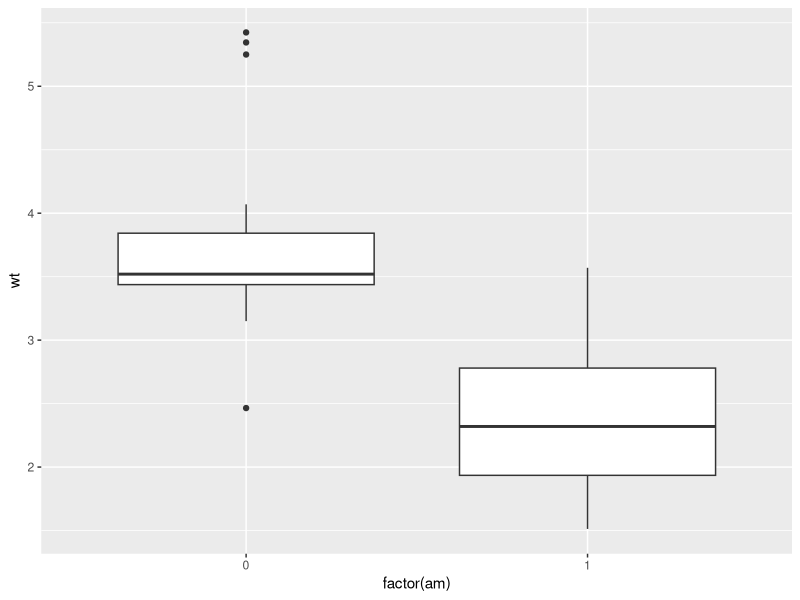
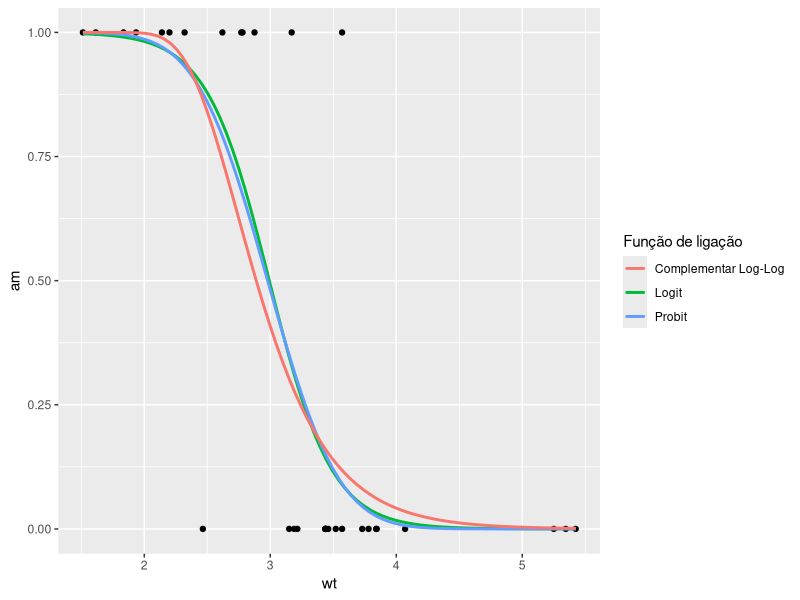

Write R code to recreate these figures, in order.
## ---- chunk 1
library(dplyr,verbose = FALSE,quietly = TRUE)
data(mtcars)
mtcars %>%
  group_by(am) %>%
  summarise("N" = n(),
            "Missing" = sum(is.na(wt)),
            "Media" = mean(wt),
            "DesvPad" = sd(wt),
            "Minimo" = min(wt),
            "Q1" = quantile(wt, 0.25),
            "Mediana" = quantile(wt, 0.50),
            "Q3" = quantile(wt, 0.75),
            "Maximo" = max(wt)) %>%
  mutate_each(funs(round(.,1)), -am)
## ---- chunk 2
library("ggplot2",verbose = FALSE,quietly = TRUE)
ggplot(mtcars) +
  geom_boxplot(aes(x = factor(am), y = wt))
## ---- chunk 3
ajuste_glm <- glm(am ~ wt, data = mtcars, family = binomial)
summary(ajuste_glm)
## ---- chunk 4
table(mtcars$am, predict(ajuste_glm) > 0.5)
## ---- chunk 5
ajuste_glm_probit <- glm(am ~ wt, data = mtcars, family = binomial(link = "probit"))
summary(ajuste_glm_probit)
## ---- chunk 6
ggplot(mtcars, aes(x=wt, y=am)) + 
  geom_point() + 
  stat_smooth(aes(colour = "Logit"), method="glm", method.args = list(family = "binomial"), se=FALSE) +
  stat_smooth(aes(colour = "Probit"), method="glm", method.args = list(family = binomial(link = "probit")), se=FALSE) +
  stat_smooth(aes(colour = "Complementar Log-Log"), method="glm",method.args = list(family = binomial(link = "cloglog")), se=FALSE) + labs(colour = "Função de ligação")
## ---- chunk 7
anova(ajuste_glm, test="Chisq")
